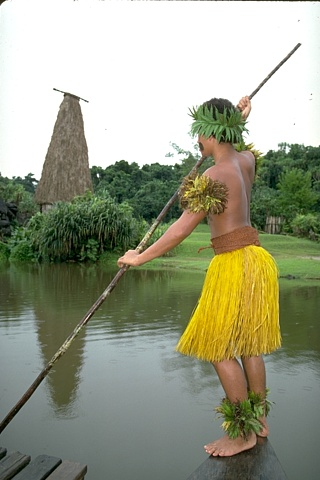
#> input picture Train/HR/img_002_SRF_2_HR.png, 320 x 480 px; its folder holds 4 pictures in this run
$ jupyter execute --allow-errors prepare_data.ipynb
#> lines starting #> are read from the running program, lines starting #| are printed output that depends on the picture; pictures that were not available may be replaced by others from this repository, and a replacement may not be noted
# Intialising all the library and package

[cell 1]
# -*- coding: utf-8 -*-
import os
import cv2
import h5py
import numpy

# Reading the HR and LR mage for preprocessing for training

[cell 2]
DATA_PATH_HR = "./Train/HR/"
DATA_PATH_LR = "./Train/LR/"
TEST_PATH = "./Test/Set14/"
train_img_num = 100
test_img_num = 14
Random_Crop = 400
Patch_size = 32
label_size = 20
conv_side = 6
scale = 2

# Pre Processing the data, With upscaling the LR image and making small patches

[cell 3]
def prepare_training_data():
    names1 = os.listdir(DATA_PATH_HR)
    names2 = os.listdir(DATA_PATH_LR)

    names1 = sorted(names1)
    names2 = sorted(names2)
    nums1 = names1.__len__()
    nums2 = names2.__len__()

    data = numpy.zeros((train_img_num * Random_Crop, 1, Patch_size, Patch_size), dtype=numpy.double)
    label = numpy.zeros((train_img_num * Random_Crop, 1, label_size, label_size), dtype=numpy.double)

    if nums2 < train_img_num:
        print("training img is not enough")

    for i in range(train_img_num):
        name1 = DATA_PATH_HR + names1[i]
        name2 = DATA_PATH_LR + names2[i]
        hr_img = cv2.imread(name1, cv2.IMREAD_COLOR)
#> hr_img is the input picture: shape (480, 320, 3); mean B, G, R 133.7, 156.3, 153.3
        lr_img = cv2.imread(name2, cv2.IMREAD_COLOR)
        shape1 = hr_img.shape
#> shape1 = (480, 320, 3)
        shape2 = lr_img.shape
#> shape2 = (480, 320, 3)

        hr_img = cv2.cvtColor(hr_img, cv2.COLOR_BGR2YCrCb)
#> hr_img: shape (480, 320, 3); mean of channels 0, 1, 2 152.8, 128.3, 117.2
        hr_img = hr_img[:, :, 0]
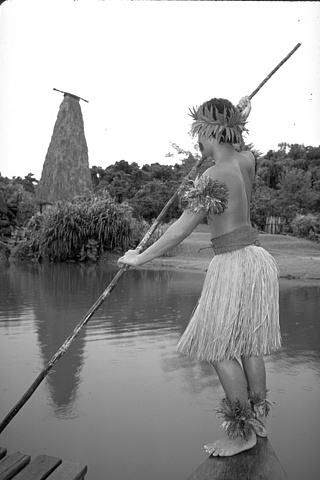
#> hr_img: shape (480, 320); min 0, max 255, mean 152.8

        lr_img = cv2.cvtColor(lr_img, cv2.COLOR_BGR2YCrCb)
        lr_img = lr_img[:, :, 0]

        # two resize operation to produce training data and labels
        #lr_img1 = cv2.resize(hr_img, (int(shape1[1] / scale), int(shape1[0] / scale)))
        #print(lr_img.shape)
        lr_img = cv2.resize(lr_img, (shape1[1], shape1[0]))

        #print(lr_img.shape)
        # produce Random_Crop random coordinate to crop training img
        Points_x = numpy.random.randint(0, min(shape1[0], shape1[1]) - Patch_size, Random_Crop)
        Points_y = numpy.random.randint(0, min(shape1[0], shape1[1]) - Patch_size, Random_Crop)

        for j in range(Random_Crop):
            lr_patch = lr_img[Points_x[j]: Points_x[j] + Patch_size, Points_y[j]: Points_y[j] + Patch_size]
            hr_patch = hr_img[Points_x[j]: Points_x[j] + Patch_size, Points_y[j]: Points_y[j] + Patch_size]

            lr_patch = lr_patch.astype(float) / 255.
            hr_patch = hr_patch.astype(float) / 255.

            data[i * Random_Crop + j, 0, :, :] = lr_patch
            label[i * Random_Crop + j, 0, :, :] = hr_patch[conv_side: -conv_side, conv_side: -conv_side]
#> this loop made 400 passes
#> pass 1, in prepare_training_data, `lr_patch = lr_img[Points_x[j]: Points_x[j] + Patch_size, Points_y[j]: ..`:
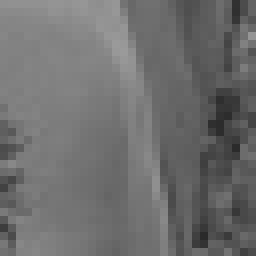
#> lr_patch: shape (32, 32) (shown 8 times larger); min 42, max 154, mean 109.9
#> after the loop:
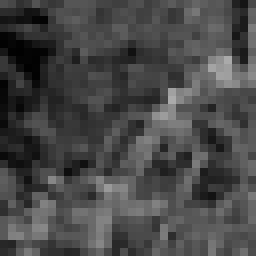
#> hr_patch: shape (32, 32) float64 (shown 8 times larger); min 0.00392, max 0.671, mean 0.281
            #cv2.imshow("lr", lr_patch)
            #cv2.imshow("hr", hr_patch)
            #cv2.waitKey(0)
    return data, label
